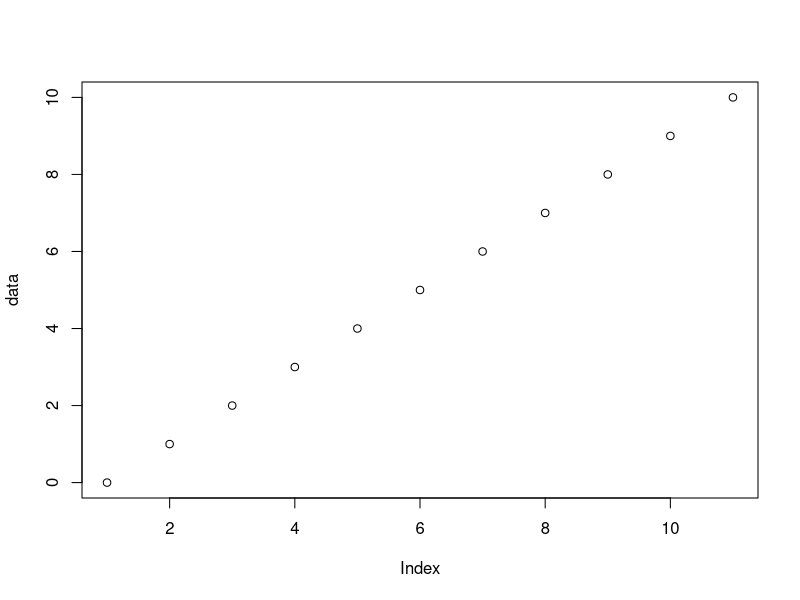

The R script that drew this image:
## ---- chunk 1
data <- c(0:10)
plot(data)
png("plot.png")
dev.off()
png("plot.png", width = 100, height = 100)
## ---- chunk 2
cars
